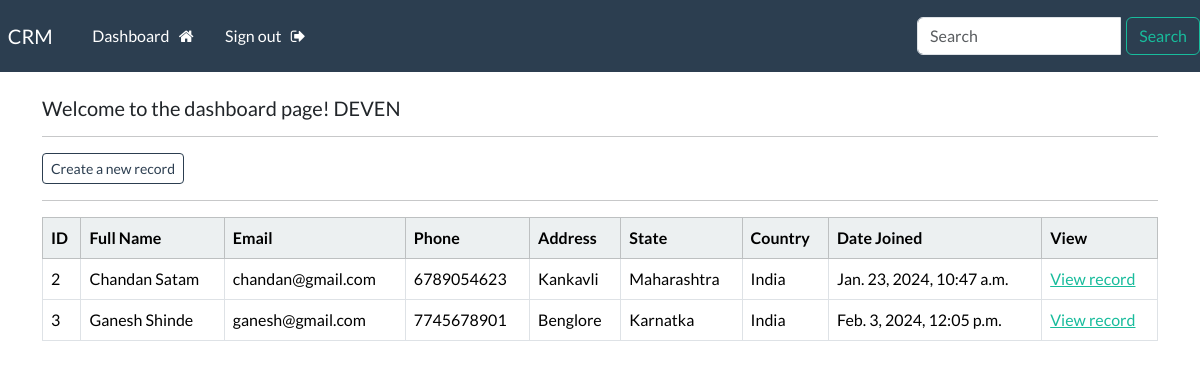
The page /dashboard (signed in) on the database its author committed.
### webapp/models.py (models this page shows, shortened)
class Record(models.Model):
    creation_date = models.DateTimeField(auto_now_add=True)
    first_name = models.CharField(max_length=100)
    last_name = models.CharField(max_length=100)
    email= models.CharField(max_length=255)
    phone = models.CharField(max_length=20)
    address = models.CharField(max_length=300)
    city = models.CharField(max_length=255)
    state = models.CharField(max_length=200)
    country = models.CharField(max_length=200)

### webapp/views.py (the view)
# urls.py: path('dashboard',views.dashboard,name="dashboard"),
@login_required(login_url='login')
def dashboard(request):
    my_records = Record.objects.all()
    context = {'records':my_records}
    return render(request,'dashboard.html',context=context)

### templates/dashboard.html
{% extends 'base.html' %}
{% block content %}
    <h5> Welcome to the dashboard page! {{user}} </h5>
    <hr>
    <a class="btn btn-outline-primary btn-sm" href="{% url 'create_record' %}">
        Create a new record
    </a>
    <hr>
    <table class="table table-hover table-bordered">
        <thead class="table-light">
            <tr>
                <th scope="col">ID</th>
                <th scope="col">Full Name</th>
                <th scope="col">Email</th>
                <th scope="col">Phone</th>
                <th scope="col">Address</th>
                <th scope="col">State</th>
                <th scope="col">Country</th>
                <th scope="col">Date Joined</th>
                <th scope="col">View</th>
            </tr>
        </thead>
        <tbody>
            {% if records %}
            {% for record in records %}
            <tr>
                <td> {{record.id}} </td>
                <td> {{record.first_name}}  {{record.last_name}}</td>
                <td> {{record.email}}</td>
                <td> {{record.phone}}</td>
                <td>{{record.address}}</td>
                <td>{{record.state}}</td>
                <td>{{record.country}}</td>
                <td>{{record.creation_date}}</td>
                <td><a href="{% url 'record' record.id  %}">View record</a></td>
            </tr>
            {% endfor %}
            {% endif %}
        </tbody>
    </table>
    {% endblock %}

### templates/base.html (shortened to what this page needs)
{% load static %}
<!DOCTYPE html>
<html lang="en">
<head>
    <link rel="stylesheet" type="text/css" href="https://bootswatch.com/5/flatly/bootstrap.min.css">
    <link rel="stylesheet" href="{% static 'css/styles.css' %}">
    <link rel="stylesheet" href="https://cdnjs.cloudflare.com/ajax/libs/font-awesome/4.7.0/css/font-awesome.min.css">
</head>
<body>
    {% include 'navbar.html' %}
    <div class="container">
        <br>
        {% block content %}
        {% endblock %}
    </div>
</body>
</html>

### templates/navbar.html (shortened to what this page needs)
<nav class="navbar navbar-expand-lg navbar-dark bg-primary justify-content-between">
  <a class="navbar-brand main-heading" href="{% url 'home' %}">
      &nbsp; CRM
  </a>
  <div class="collapse navbar-collapse text-center" id="navbarNavDropdown">
      <ul class="navbar-nav mr-auto">
          {% if user.is_authenticated %}
          <li class="nav-item">
              <a class="nav-link" href="{% url 'dashboard' %}">Dashboard &nbsp; <i class="fa fa-home"
                                                                                     aria-hidden="true"></i> </a>
          </li>
          <li class="nav-item">
              <a class="nav-link" href="{% url 'user_logout' %}">Sign out &nbsp; <i class="fa fa-sign-out"
                                                                                    aria-hidden="true"></i> </a>
          </li>
          {% endif %}
      </ul>
    </div>
      <form class="form-inline my-2 my-lg-0" method="GET" action="{% url 'search_results' %}">
          <div class="input-group">
              <input class="form-control mr-sm-2" type="search" placeholder="Search" name="q" aria-label="Search">
              <div class="input-group-append">
                  <button class="btn btn-outline-success my-2 my-sm-0" type="submit">Search</button>
              </div>
          </div>
      </form>
</nav>

### rows shown on the page
Record: id "2", first_name "Chandan", last_name "Satam", email "chandan@gmail.com", phone "6789054623", address "Kankavli", state "Maharashtra", country "India", creation_date "Jan. 23, 2024, 10:47 a.m."
Record: id "3", first_name "Ganesh", last_name "Shinde", email "ganesh@gmail.com", phone "7745678901", address "Benglore", state "Karnatka", country "India", creation_date "Feb. 3, 2024, 12:05 p.m."

### other values the page prints
{{ user }} "DEVEN"
